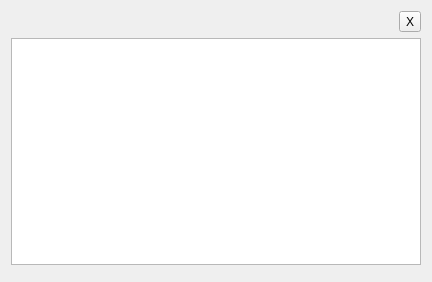
<?xml version="1.0" encoding="UTF-8"?>
<ui version="4.0">
 <class>Form</class>
 <widget class="QWidget" name="Form">
  <property name="geometry">
   <rect>
    <x>0</x>
    <y>0</y>
    <width>432</width>
    <height>282</height>
   </rect>
  </property>
  <property name="windowTitle">
   <string>Form</string>
  </property>
  <layout class="QHBoxLayout" name="horizontalLayout">
   <item>
    <layout class="QVBoxLayout" name="main_layout">
     <item>
      <layout class="QHBoxLayout" name="close_button_layout">
       <item>
        <spacer name="horizontalSpacer">
         <property name="orientation">
          <enum>Qt::Horizontal</enum>
         </property>
         <property name="sizeHint" stdset="0">
          <size>
           <width>40</width>
           <height>20</height>
          </size>
         </property>
        </spacer>
       </item>
       <item>
        <widget class="QToolButton" name="hide_button">
         <property name="text">
          <string>X</string>
         </property>
        </widget>
       </item>
      </layout>
     </item>
     <item>
      <widget class="VideoLarge" name="expanded_video">
       <property name="frame_rate" stdset="0">
        <number>10</number>
       </property>
      </widget>
     </item>
     <item>
      <widget class="AlertLog" name="alert_log"/>
     </item>
    </layout>
   </item>
  </layout>
 </widget>
 <customwidgets>
  <customwidget>
   <class>VideoLarge</class>
   <extends>QGraphicsView</extends>
   <header>ui.main_window.video_expanded_view.video_large.video_large</header>
  </customwidget>
  <customwidget>
   <class>AlertLog</class>
   <extends>QWidget</extends>
   <header>ui.main_window.video_expanded_view.alert_log.alert_log</header>
  </customwidget>
 </customwidgets>
 <resources/>
 <connections>
  <connection>
   <sender>hide_button</sender>
   <signal>clicked()</signal>
   <receiver>Form</receiver>
   <slot>expanded_stream_closed_slot()</slot>
   <hints>
    <hint type="sourcelabel">
     <x>409</x>
     <y>23</y>
    </hint>
    <hint type="destinationlabel">
     <x>339</x>
     <y>1</y>
    </hint>
   </hints>
  </connection>
 </connections>
 <slots>
  <slot>expanded_stream_closed_slot()</slot>
 </slots>
</ui>
